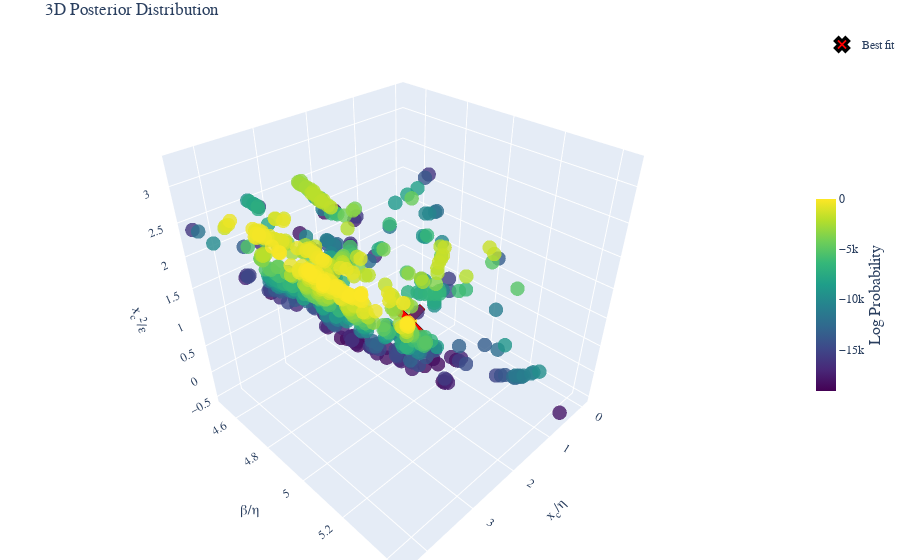

Here is the notebook cell this chart was saved with:
### Code cell
fig =post.plot_posterior3D_interactive([0,1,2],labels=labels_trans, truths=np.log(truths_trans),truth_label="Best fit" )
# Save the figure using matplotlib's savefig instead of plotly's write_image
fig.show()
if SAVE_PRODUCTS:
    # Save the figure as HTML
    html_file_name = config_name+test_str+'_3D_plot'
    if subfolder is not None:
        html_file_name = os.path.join(subfolder, html_file_name)
    html_path = os.path.join(Products_folder, 'html_3d_plots', f'{html_file_name}.html')
    # Create directory if it doesn't exist
    os.makedirs(os.path.dirname(html_path), exist_ok=True)
    fig.write_html(html_path)

### Figure 1 — Plotly figure (JSON) as saved in the notebook; plotly's stock layout.template omitted (floating-point values rounded to 4 significant figures; data arrays with more than 128 entries replaced by an {"elided": "..."} marker saying what was removed)
{"data": [{"marker": {"color": {"elided": "648 float values"}, "colorbar": {"len": 0.4, "thickness": 20, "title": {"font": {"size": 16}, "side": "right", "text": "Log Probability"}, "x": 1.0, "y": 0.5}, "colorscale": [[0.0, "#440154"], [0.1111, "#482878"], [0.2222, "#3e4989"], [0.3333, "#31688e"], [0.4444, "#26828e"], [0.5556, "#1f9e89"], [0.6667, "#35b779"], [0.7778, "#6ece58"], [0.8889, "#b5de2b"], [1.0, "#fde725"]], "opacity": 0.8, "size": 5}, "mode": "markers", "name": "Posterior", "scene": "scene", "showlegend": false, "type": "scatter3d", "x": {"elided": "648 float values"}, "y": {"elided": "648 float values"}, "z": {"elided": "648 float values"}}, {"marker": {"color": "red", "line": {"color": "black", "width": 3}, "size": 12, "symbol": "x"}, "mode": "markers", "name": "Best fit", "scene": "scene", "showlegend": true, "type": "scatter3d", "x": [0.9936], "y": [4.76], "z": [-0.0561]}], "layout": {"font": {"family": "Computer Modern"}, "margin": {"b": 0, "l": 0, "r": 0, "t": 30}, "scene": {"aspectmode": "cube", "xaxis": {"exponentformat": "e", "showexponent": "all", "title": {"font": {"size": 14}, "text": "x<sub>c</sub>/η"}}, "yaxis": {"exponentformat": "e", "showexponent": "all", "title": {"font": {"size": 14}, "text": "β/η"}}, "zaxis": {"exponentformat": "e", "showexponent": "all", "title": {"font": {"size": 14}, "text": "x<sub>c</sub><sup>2</sup>/ε"}}}, "title": {"text": "3D Posterior Distribution"}}}
